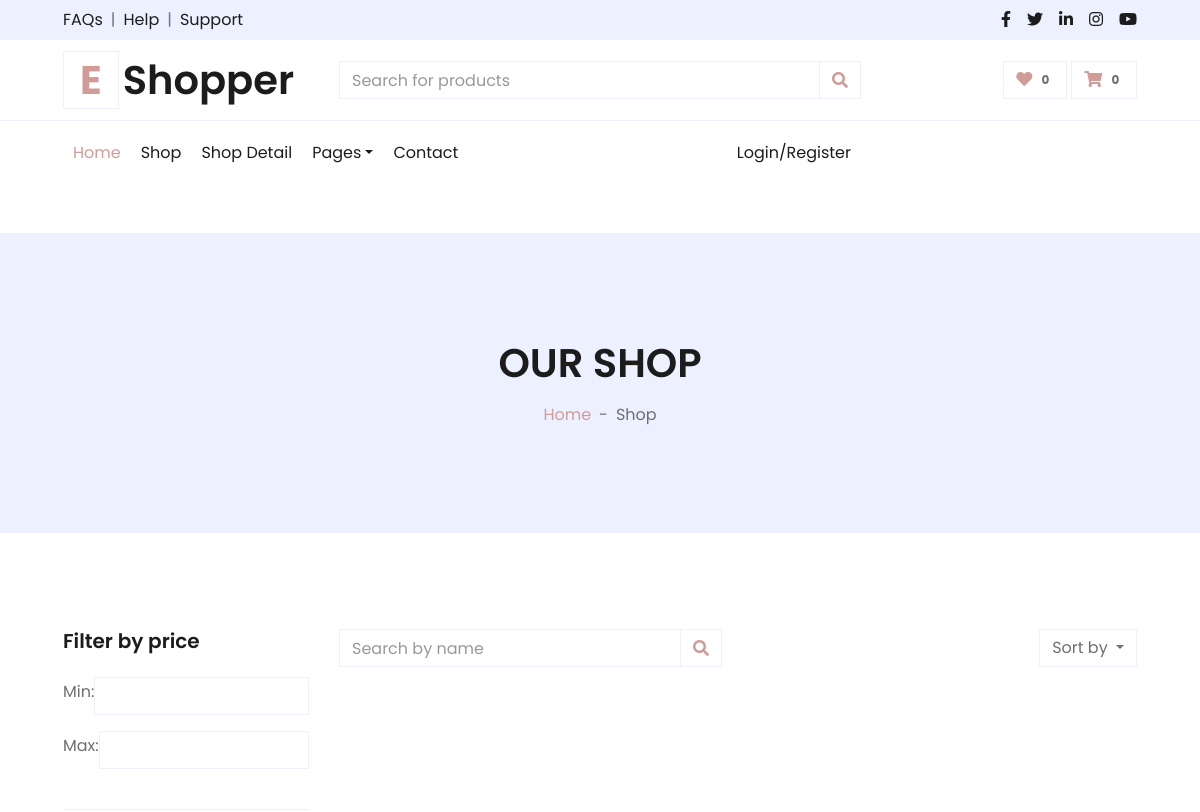
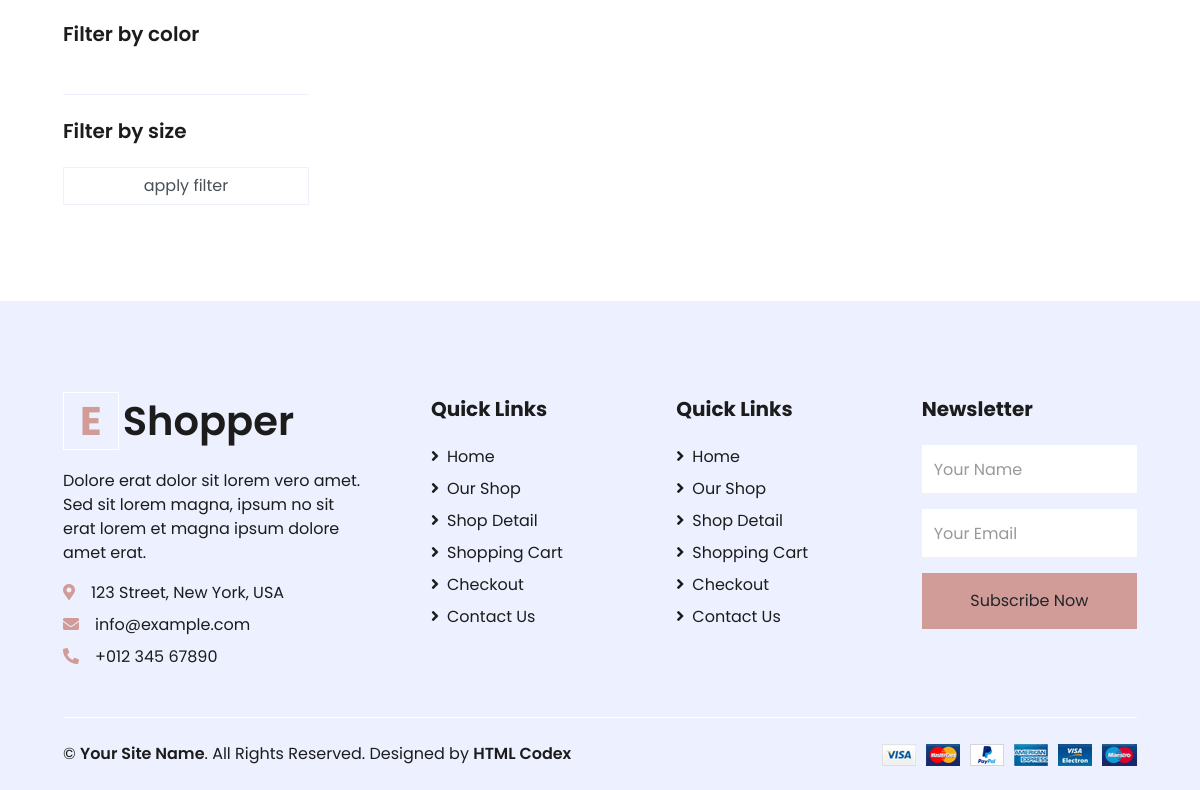
The app's page /product/list?page=3, older data (2 pictures, top to bottom).
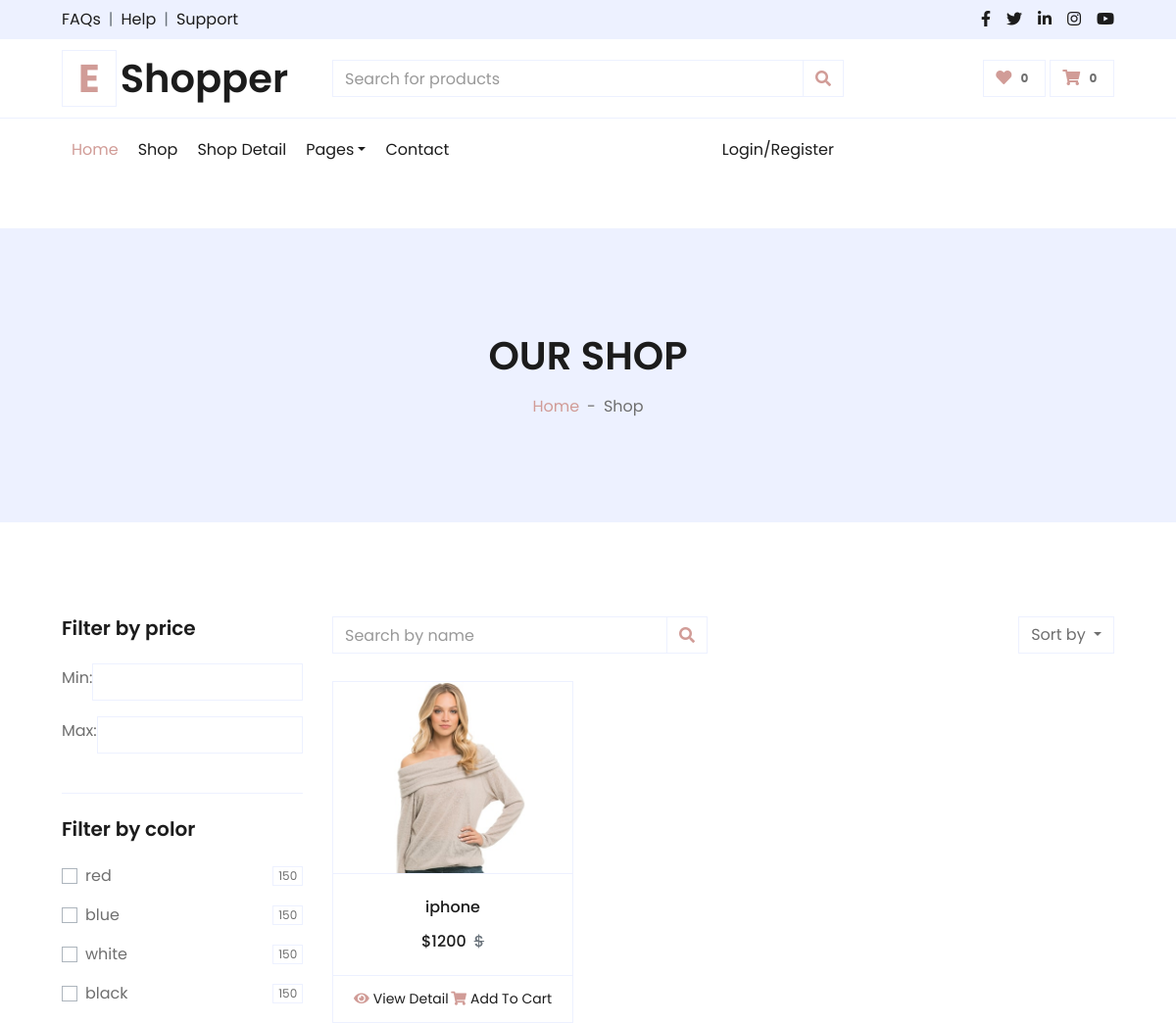
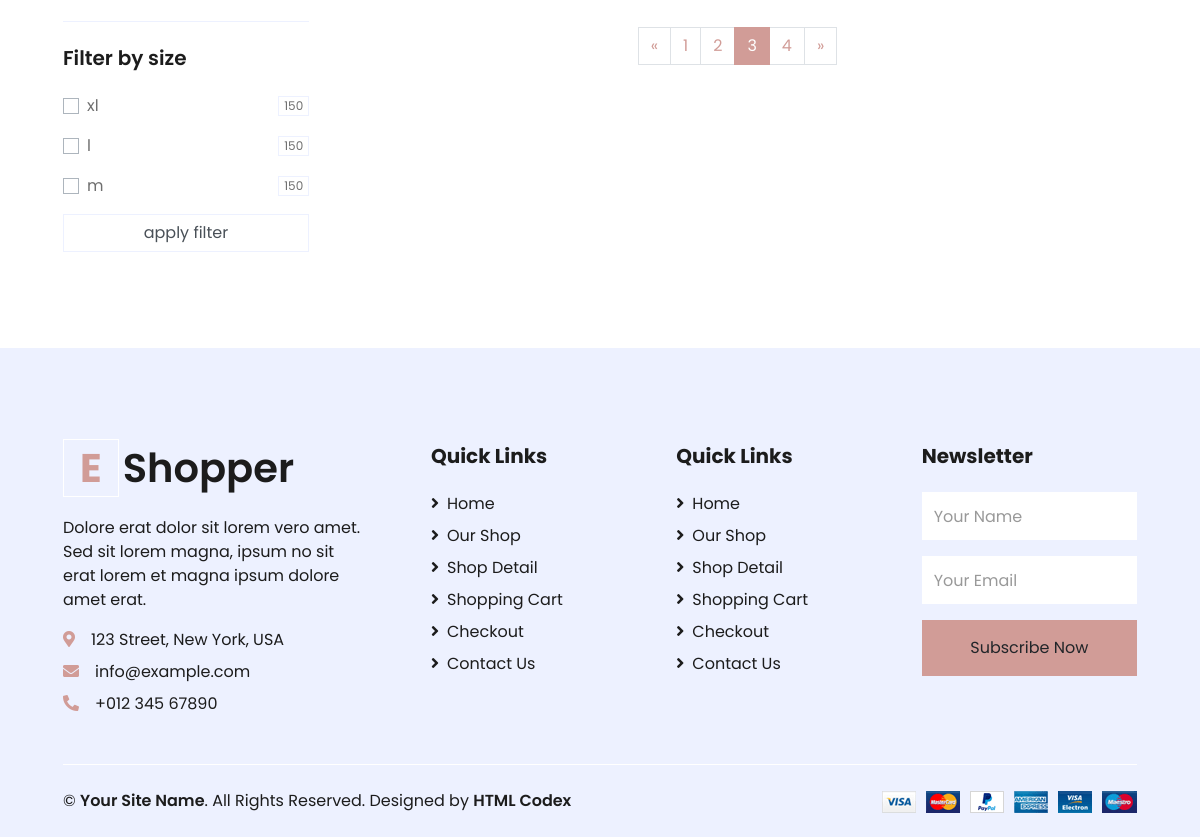
The same page, newer data (2 pictures, top to bottom).
### products/models.py (models this page shows, shortened)
class Color(models.Model):
    title = models.CharField(max_length=30)
    class Meta:
        verbose_name="رنگ"
        verbose_name_plural="رنگ ها"

class Size(models.Model):
    title = models.CharField(max_length=30)
    class Meta:
        verbose_name="سایز"
        verbose_name_plural="سایزها"

class Product(models.Model):
    title = models.CharField(max_length=30)
    category = models.ManyToManyField(Category,related_name="products",blank=True)
    description = models.TextField()
    price = models.IntegerField()
    discount = models.SmallIntegerField(blank=True, null=True)
    color=models.ManyToManyField(Color,blank=True, related_name="products")
    size=models.ManyToManyField(Size, blank=True, related_name="products")
    created_at =models.DateTimeField(auto_now_add=True, null=True,blank=True)
    class Meta:
        verbose_name="محصول"
        verbose_name_plural="محصولات"
        ordering = ("-created_at",)

class Image(models.Model):
        product = models.ForeignKey('Product',on_delete=models.CASCADE,related_name="images",null=True)
        title = models.CharField(max_length=30)
        image = models.ImageField(upload_to="products")
        class Meta:
            verbose_name = "عکس"
            verbose_name_plural = "عکس ها"

### products/views.py (the view, shortened to what this page needs)
# urls.py: path('list',ProductsListView.as_view(),name="list"),
class ProductsListView(ListView):
    template_name = "products/product_list.html"
    queryset = Product.objects.all()
    def get_context_data(self, **kwargs):
        data = super().get_context_data(**kwargs)
        request = self.request
        colors , sizes = request.GET.getlist('color'), request.GET.getlist('size')
        max,min = request.GET.get('max_price'),request.GET.get('min_price')
        queryset = Product.objects.all()
        page_number = self.request.GET.get('page')
        paginator = Paginator(queryset, 1)
        object_list = paginator.get_page(page_number)
        if colors:
            queryset = queryset.filter(color__title__in=colors).distinct()
        if sizes:
            queryset = queryset.filter(size__title__in=sizes).distinct()
        data["object_list"] = object_list
        data['colors'] = Color.objects.all()
        data['sizes'] = Size.objects.all()
        return data

### products/templates/products/product_list.html (shortened to what the changed rows need)
{% extends "base.html" %}
{% load render_partial %}
{% block content %}
    <div class="container-fluid bg-secondary mb-5">
        <div class="d-flex flex-column align-items-center justify-content-center" style="min-height: 300px">
            <h1 class="font-weight-semi-bold text-uppercase mb-3">Our Shop</h1>
        </div>
    </div>
    <div class="container-fluid pt-5">
        <div class="row px-xl-5">
            <div class="col-lg-3 col-md-12">
                <form>
                    <div class="border-bottom mb-4 pb-4">
                        {% for color in colors %}
                            <div class="custom-control custom-checkbox d-flex align-items-center justify-content-between mb-3">
                                <label class="custom-control-label" for="{{ color.id }}">{{ color.title }}</label>
                                <span class="badge border font-weight-normal">150</span>
                            </div>
                        {% endfor %}
                    </div>
                    <div class="mb-5">
                        {% for size in sizes %}
                            <div class="custom-control custom-checkbox d-flex align-items-center justify-content-between mb-3">
                                <label class="custom-control-label" for="{{ size.title }}">{{ size.title }}</label>
                                <span class="badge border font-weight-normal">150</span>
                            </div>
                        {% endfor %}
                    </div>
                </form>
            </div>
            <div class="col-lg-9 col-md-12">
                <div class="row pb-3">
                    {% for product in object_list %}
                        <div class="col-lg-4 col-md-6 col-sm-12 pb-1">
                            <div class="card product-item border-0 mb-4">
                                <div class="card-header product-img position-relative overflow-hidden bg-transparent border p-0">
                                    <img class="img-fluid w-100" src="{{ product.images.first.image.url }}" alt="">
                                </div>
                                <div class="card-body border-left border-right text-center p-0 pt-4 pb-3">
                                    <h6 class="text-truncate mb-3">{{ product.title }}</h6>
                                    <div class="d-flex justify-content-center">
                                        <h6>${{ product.price }}</h6>
                                        <h6 class="text-muted ml-2">
                                            <del>$</del>
                                        </h6>
                                    </div>
                                </div>
                                <div class="card-footer d-flex justify-content-between bg-light border">
                                    <a href="{% url 'product:detail' product.id %}" class="btn btn-sm text-dark p-0"><i
                                            class="fas fa-eye text-primary mr-1"></i>View Detail</a>
                                    <a href="" class="btn btn-sm text-dark p-0"><i
                                            class="fas fa-shopping-cart text-primary mr-1"></i>Add To Cart</a>
                                </div>
                            </div>
                        </div>
                    {% endfor %}
                    <div class="col-12 pb-1">
                        {% if object_list.has_other_pages %}
                            <nav aria-label="Page navigation">
                                <ul class="pagination justify-content-center mb-3">
                                    {% if object_list.has_previous %}
                                        <a class="page-link" href="?page={{ object_list.previous_page_number }}" aria-label="Previous">
                                            <span aria-hidden="true">&laquo;</span>
                                        </a>
                                    {% endif %}
                                    {% for i in object_list.paginator.page_range %}
                                        {% if object_list.number == i %}
                                            <li class="page-item active"><a class="page-link" href="?page={{ i }}">{{ i }}</a></li>
                                        {% else %}
                                            <li class="page-item "><a class="page-link"
                                                                      href="?page={{ i }}">{{ i }}</a></li>
                                        {% endif %}
                                    {% endfor %}
                                    <li class="page-item">
                                        {% if object_list.has_next %}
                                            <a class="page-link" href="?page={{ object_list.next_page_number }}"
                                               aria-label="Next">
                                                <span aria-hidden="true">&raquo;</span>
                                            </a>
                                        {% endif %}
                                    </li>
                                </ul>
                            </nav>
                        {% endif %}
                    </div>
                </div>
            </div>
        </div>
    </div>
{% endblock %}

Row changes from the older to the newer data that the page shows:
added Color: title "red"
added Color: title "blue"
added Color: title "white"
added Color: title "black"
added Size: title "xl"
added Size: title "l"
added Size: title "m"
added Product: images.first.image (picture), title "iphone", price "1200"
Text that changed along with them:
new list line: "1"
new list line: "2"
new list line: "3"
new list line: "4"
